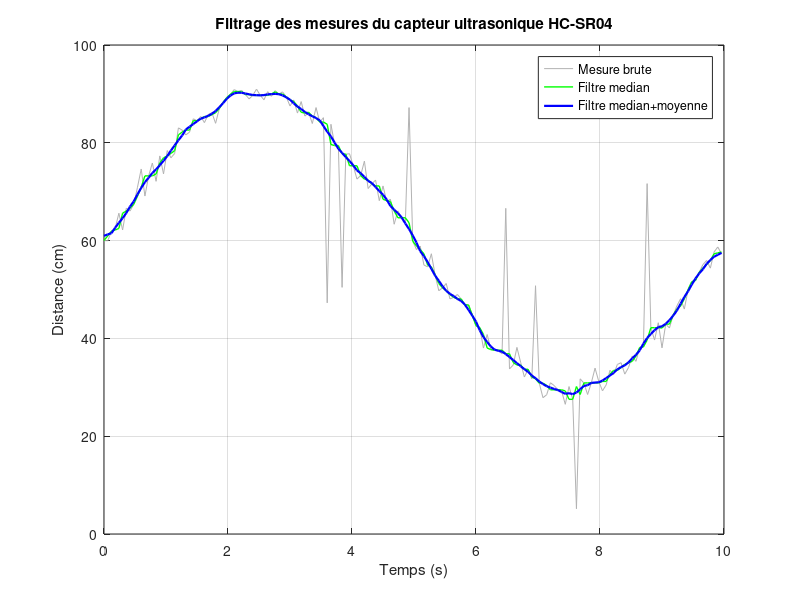

Here is the MATLAB script that generated this plot: (Note: this script raises an error after producing the figure.)
%% analyse_capteurs.m
% Analyse de mesures capteurs (exportees depuis l'Arduino via le port
% serie, voir tests/log_capteurs_exemple.csv) : filtrage, calcul d'erreur
% et comparaison brut / filtre.
clear; clc; close all;

%% Chargement (ou generation si le fichier de log n'existe pas)
fichier_log = '../tests/log_capteurs_exemple.csv';
if isfile(fichier_log)
    data = readtable(fichier_log);
    t = data.temps_s;
    d_brut = data.distance_cm;
else
    % Generation d'un jeu de donnees synthetique realiste (HC-SR04)
    Ts = 0.06; t = 0:Ts:10;
    d_vraie = 60 + 30*sin(2*pi*0.1*t);
    bruit = 1.5*randn(size(t));
    aberrants = zeros(size(t));
    idx_aberrants = randi(length(t), 1, 8);
    aberrants(idx_aberrants) = (rand(1,8)-0.5)*80;
    d_brut = d_vraie + bruit + aberrants;
end

%% Filtrage - moyenne glissante + rejet de valeurs aberrantes (median filter)
fenetre = 5;
d_median = movmedian(d_brut, fenetre);
d_filtre = movmean(d_median, fenetre);

%% Metriques
d_ref = movmean(d_brut, 21); % reference "lente" pour comparaison
mae  = mean(abs(d_filtre - d_ref));
rmse = sqrt(mean((d_filtre - d_ref).^2));
mae_brut  = mean(abs(d_brut - d_ref));
rmse_brut = sqrt(mean((d_brut - d_ref).^2));

fprintf('--- Capteur ultrason HC-SR04 ---\n');
fprintf('MAE  signal brut   : %.2f cm\n', mae_brut);
fprintf('RMSE signal brut   : %.2f cm\n', rmse_brut);
fprintf('MAE  signal filtre : %.2f cm\n', mae);
fprintf('RMSE signal filtre : %.2f cm\n', rmse);
fprintf('Reduction du bruit : %.1f %%\n', 100*(1-rmse/rmse_brut));

%% Trace
figure('Name','Analyse capteur ultrason','Color','w');
plot(t, d_brut, 'Color',[0.7 0.7 0.7]); hold on;
plot(t, d_median, 'g-', 'LineWidth',1);
plot(t, d_filtre, 'b-', 'LineWidth',1.6);
grid on; legend('Mesure brute','Filtre median','Filtre median+moyenne','Location','best');
xlabel('Temps (s)'); ylabel('Distance (cm)');
title('Filtrage des mesures du capteur ultrasonique HC-SR04');
saveas(gcf, '../docs/figures/matlab_analyse_capteur_ultrason.png');

%% Histogramme des erreurs
figure('Name','Distribution des erreurs','Color','w');
histogram(d_brut-d_ref, 20, 'FaceColor',[0.8 0.3 0.3], 'FaceAlpha',0.6); hold on;
histogram(d_filtre-d_ref, 20, 'FaceColor',[0.2 0.4 0.8], 'FaceAlpha',0.6);
legend('Erreur signal brut','Erreur signal filtre');
xlabel('Erreur (cm)'); ylabel('Occurrences'); grid on;
title('Distribution des erreurs de mesure avant/apres filtrage');
saveas(gcf, '../docs/figures/matlab_histogramme_erreurs.png');
